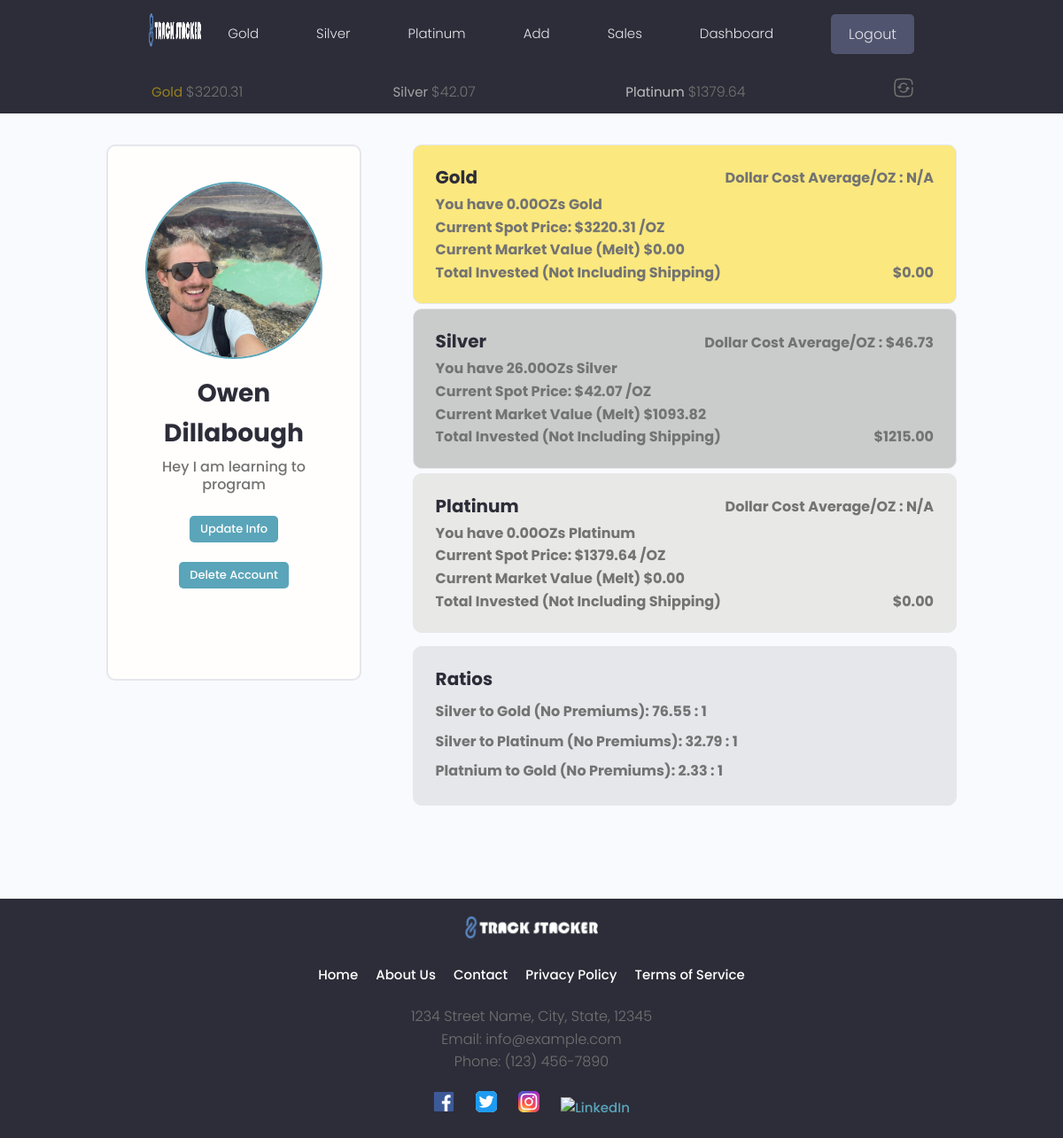
Before: /users/profile/e351c3f3cfc945d887c1a610a2bbbc1f (signed in) with the older database file.
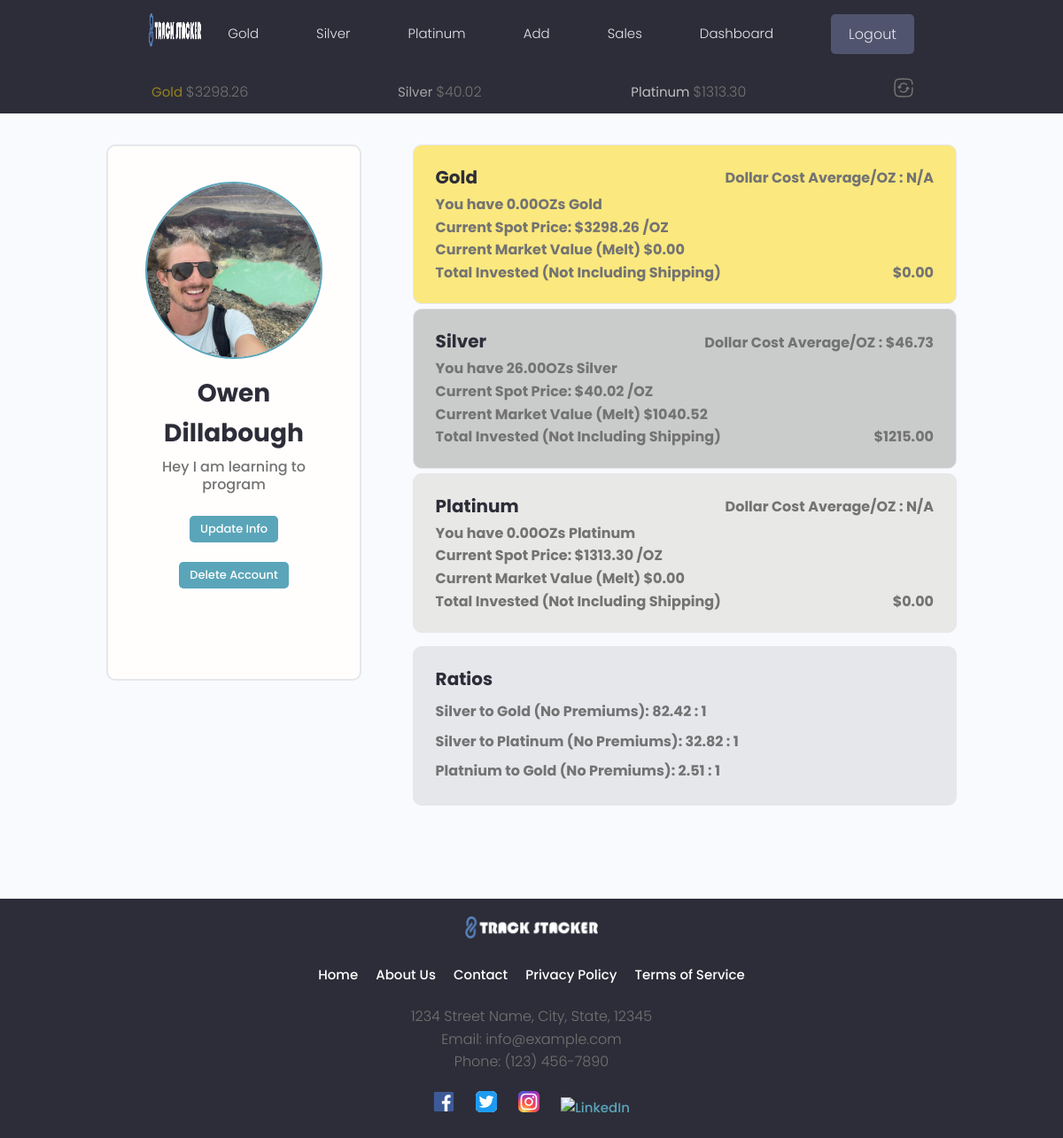
After: the same page with the newer database file.
### tracker/models.py (models this page shows, shortened)
class MetalsData(models.Model):
    owner = models.OneToOneField(Profile, on_delete=models.CASCADE)
    timestamp = models.IntegerField(default=0)
    rates = models.JSONField(default=dict)
    currency = models.CharField(max_length=30)
    current_gold_price = models.DecimalField(max_digits=30, decimal_places=2, default=0)
    current_silver_price = models.DecimalField(max_digits=30, decimal_places=2, default=0)
    current_platinum_price = models.DecimalField(max_digits=30, decimal_places=2, default=0)
    class Meta:
        verbose_name_plural = "Metals Data"

### users/views.py (the view)
# urls.py: path('profile/<str:pk>', views.profile, name= "profile"),
@login_required(login_url='login-user')
def profile(request, pk):
    metals_data, created = MetalsData.objects.get_or_create(owner=request.user.profile)
    profile = Profile.objects.get(id=pk)
    user = request.user.profile
    total_silver = round(Decimal(get_total_oz(user, 'silver')), 2)
    total_gold = round(Decimal(get_total_oz(user, 'gold')), 2)
    total_platinum = round(Decimal(get_total_oz(user, 'platinum')), 2)
    total_gold_cost, total_silver_cost, total_platinum_cost =  get_total_invested(profile)
    try:
        if total_gold != 0:
            gdca = (total_gold_cost / total_gold).quantize(Decimal('0.01'), rounding=ROUND_HALF_UP)
            gdca_str = f"{gdca:.2f}"
        else:
            gdca = 'N/A'
            gdca_str = 'N/A'
    except InvalidOperation:
        gdca = 'N/A'
        gdca_str = 'N/A'
    try:
        if total_silver != 0:
            sdca = (total_silver_cost / total_silver).quantize(Decimal('0.01'), rounding=ROUND_HALF_UP)
            sdca_str = f"{sdca:.2f}"
        else:
            sdca = 'N/A'
            sdca_str = 'N/A'
    except InvalidOperation:
        sdca = 'N/A'
        sdca_str = 'N/A'
    try:
        if total_platinum != 0:
            pdca = (total_platinum_cost / total_platinum).quantize(Decimal('0.01'), rounding=ROUND_HALF_UP)
            pdca_str = f"{pdca:.2f}"
        else:
            pdca = 'N/A'
            pdca_str = 'N/A'
    except InvalidOperation:
        pdca = 'N/A'
        pdca_str = 'N/A'
    try:
        gold_price = Decimal(metals_data.current_gold_price)
        silver_price = Decimal(metals_data.current_silver_price)
        platinum_price = Decimal(metals_data.current_platinum_price)
    except Exception as e:
        print(f'There has been an error in the profile view: {e}')
        gold_price = 'N/A'
        silver_price = 'N/A'
        platinum_price = 'N/A'
    try:
        gmv = multiply(total_gold, gold_price)
        smv = multiply(total_silver, silver_price)
        pmv = multiply(total_platinum, platinum_price)
        gsr = round((float(gold_price) / float(silver_price)), 2)
        psr = round((float(platinum_price) / float(silver_price)), 2)
        pgr = round((float(gold_price) / float(platinum_price)), 2)
    except:
        pgr = 'N/A'
        psr = 'N/A'
        gmv = 'N/A'
        smv = 'N/A'
        pmv = 'N/A'
        gsr = 'N/A'
    context = {
        'gdca': gdca_str,
        'sdca': sdca_str,
        'pdca': pdca_str,
        'pgr': pgr,
        'psr': psr,
        'gsr': gsr,
        'gmv': gmv,
        'smv': smv,
        'pmv': pmv,
        'total_gold_cost': total_gold_cost,
        'total_silver_cost': total_silver_cost,
        'total_platinum_cost': total_platinum_cost,
        'gold_price': gold_price,
        'silver_price': silver_price,
        'platinum_price': platinum_price,
        'total_silver': total_silver,
        'total_gold': total_gold,
        'total_platinum': total_platinum,
        'profile': profile
    }
    return render(request, 'users/user-profile.html', context)

### tracker/context_processors.py (called while the page is built)
def subheader_context(request):
    subheader_data = {}
    if request.user.is_authenticated:
        try:
            metals_data, created = MetalsData.objects.get_or_create(owner=request.user.profile)
            subheader_data['gold_price'] = metals_data.current_gold_price
            subheader_data['silver_price'] = metals_data.current_silver_price
            subheader_data['platinum_price'] = metals_data.current_platinum_price
        except MetalsData.DoesNotExist:
            subheader_data['gold_price'] = 'N/A'
            subheader_data['silver_price'] = 'N/A'
            subheader_data['platinum_price'] = 'N/A'
    return subheader_data

### tracker/utils.py (called while the page is built)
def get_total_oz(user, metal_type):
    model = {
        'silver': Silver,
        'gold': Gold,
        'platinum': Platinum
    }.get(metal_type.lower())
    if model is None:
        return 0
    total = model.objects.filter(owner=user).aggregate(total_weight=Sum('weight_troy_oz'))['total_weight']
    return total if total else 0

def multiply(a, b):
    result = Decimal(a) * Decimal(b)
    result_with_two_decimals = "{:.2f}".format(result)
    return result_with_two_decimals

### users/templates/users/user-profile.html (shortened to what the changed rows need)
{% extends 'main.html' %}
{% load static %}
{% block content %}
<main class="profile my-md">
    <div class="container">
      <div class="layout">
        <div class="column column--1of3">
          <div class="card text-center">
            <div class="card__body dev">
              <h2 class="dev__name">{{profile.name}}</h2>
              <br>
              <a href="{% url 'edit-account' %}"><button id="info_button" class="btn btn--main btn--sm">Update Info</button></a><br>
            </div>
          </div>
        </div>
        <div class="column column--2of3">
          <div class="devInfo">
            <div class="dashcard card--dark project" id="goldcard">
              <a href="#" class="project">
                <div class="metalcard__body">
                  <div class="metal_container">
                    <h3 class="project__title" id="gold_title">Gold</h3>
                    {% if gdca == 'N/A' %}
                    <span style="font-weight: bold;">Dollar Cost Average/OZ : {{gdca}}</span>
                    {% else %}
                    <span style="font-weight: bold;">Dollar Cost Average/OZ : ${{gdca}}</span>
                    {% endif %}
                  </div>
                    <span style="font-weight: bold;">You have {{total_gold}}OZ{{ total_gold|pluralize }} Gold</span>
                    <span style="font-weight: bold;">Current Spot Price: ${{gold_price}} /OZ</span>
                    <span style="font-weight: bold;">Current Market Value (Melt) ${{gmv}}</span>
                    <div class="metal_container">
                      <span style="font-weight: bold;">Total Invested (Not Including Shipping)</span>
                      <span style="font-weight: bold;">${{total_gold_cost}}</span>
                    </div>
                </div>
              </a>
            </div>
            <div class="dashcard card--dark project" id="silvercard">
              <a href="#" class="project">
                <div class="metalcard__body">
                  <div class="metal_container">
                    <h3 class="project__title" id="gold_title">Silver</h3>
                    {% if sdca == 'N/A' %}
                    <span style="font-weight: bold;">Dollar Cost Average/OZ : {{sdca}}</span>
                    {% else %}
                    <span style="font-weight: bold;">Dollar Cost Average/OZ : ${{sdca}}</span>
                    {% endif %}
                  </div>
                    <span style="font-weight: bold;">You have {{total_silver}}OZ{{ total_silver|pluralize }} Silver</span>
                    <span style="font-weight: bold;">Current Spot Price: ${{silver_price}} /OZ</span>
                    <span style="font-weight: bold;">Current Market Value (Melt) ${{smv}}</span>
                    <div class="metal_container">
                      <span style="font-weight: bold;">Total Invested (Not Including Shipping)</span>
                      <span style="font-weight: bold;">${{total_silver_cost}}</span>
                    </div>
                </div>
              </a>
            </div>
            <div class="dashcard card--dark project" id="platinumcard">
              <a href="#" class="project">
                <div class="metalcard__body">
                  <div class="metal_container">
                    <h3 class="project__title" id="gold_title">Platinum</h3>
                    {% if pdca == 'N/A' %}
                    <span style="font-weight: bold;">Dollar Cost Average/OZ : {{pdca}}</span>
                    {% else %}
                    <span style="font-weight: bold;">Dollar Cost Average/OZ : ${{pdca}}</span>
                    {% endif %}
                  </div>
                    <span style="font-weight: bold;">You have {{total_platinum}}OZ{{ total_platinum|pluralize }} Platinum</span>
                    <span style="font-weight: bold;">Current Spot Price: ${{platinum_price}} /OZ</span>
                    <span style="font-weight: bold;">Current Market Value (Melt) ${{pmv}}</span>
                    <div class="metal_container">
                      <span style="font-weight: bold;">Total Invested (Not Including Shipping)</span>
                      <span style="font-weight: bold;">${{total_platinum_cost}}</span>
                    </div>
                </div>
              </a>
            </div>
            <div class="dashcard card--dark project" id="infocard">
              <a href="#" class="project">
                <div class="card__body">
                  <p class="project--margins">
                    <span style="font-weight: bold;">Silver to Gold (No Premiums): {{gsr}} : 1</span>
                  </p>
                  <p class="project--margins">
                    <span style="font-weight: bold;">Silver to Platinum (No Premiums): {{psr}} : 1</span>
                  </p>
                  <p class="project--margins">
                    <span style="font-weight: bold;">Platnium to Gold (No Premiums): {{pgr}} : 1</span>
                  </p>
                </div>
              </a>
            </div>
          </div>
      </div>
    </div>
  </main>
{% endblock %}

### templates/sub_header.html (shortened to what this page needs)
{% load static %}
<div id="sticky-bar">
  <header class="subheader">
    <div class="container container--narrow">
      <nav class="subheader__nav">
        <ul>
          <li class="subheader__menuItem" id="goldspot">Gold&nbsp;<span>${{gold_price}}</span></li>
          <li class="subheader__menuItem" id="silverspot">Silver&nbsp;<span>${{silver_price}}</span></li>
          <li class="subheader__menuItem" id="platinumspot">Platinum&nbsp;<span>${{platinum_price}}</span></li>
          <li class="subheader__menuItem"><a><span class="solar--refresh-square-broken" id="update-metals-data-button"></span></a></li>
        </ul>
      </nav>
    </div>
  </header>
</div>

Changed rows visible on the page:
changed MetalsData: current_gold_price "3220.31" → "3298.26"; current_silver_price "42.07" → "40.02"; current_platinum_price "1379.64" → "1313.30"
Other visible differences:
{{ smv }}: "1093.82" → "1040.52"
{{ gsr }}: "76.55" → "82.42"
{{ psr }}: "32.79" → "32.82"
{{ pgr }}: "2.33" → "2.51"
